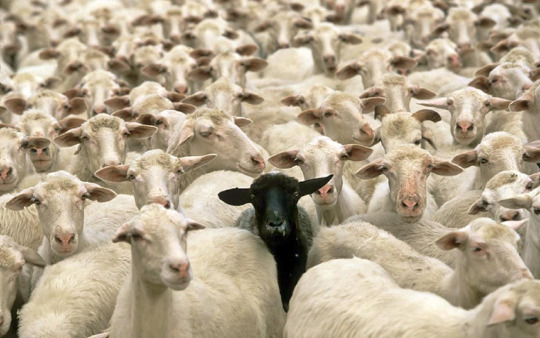
%> input picture Code/Anamoly/data/sheep.jpg, 540 x 338 px
$ octave --eval "gaussianPyramidAnomalyDet;"   (GNU Octave 9; MATLAB toolbox functions it lacks are replaced by stand-ins)
%> lines starting %> are read from the running program, lines starting %| are printed output that depends on the picture
### Code/Anamoly/diffusionAnomalyDetection.m
function [dmInds, detIm] = diffusionAnomalyDetection(inputs, configParams)
% this function perform anomaly detection at a single scale
% transforms image into patches ordered in column stack
% sets the samples to be used in construction of the diffusion map
% calculates the diffusion map and extends it to all pixels
% performs anomaly detection in the reduced dimensionality

if ~exist('inputs','var')
    disp('error: function needs inputs struct with fields im, image_name, path_name, dmInds');
    return;
else
    im                      = inputs.im;
    configParams.image_name = inputs.image_name;
    configParams.path_name  = inputs.path_name;
    dmInds                  = inputs.dmInds;
    clear inputs
end

% for controlled random input
s = RandStream('mt19937ar');
RandStream.setGlobalStream(s);

% sets defaults for parameters which were not set by calling function
configParams = setAnomalyDetParams(configParams);

%% extract overlapping square patches from image
% feature used is patches of image, if other feature is desirable replace
% this block of code
% X - matrix of size patchdim^2*num_patches, patches of the images organized as coloumns
if size(im,3) ~= 1
    %im = im2uint8(im);
    cform = makecform('srgb2lab');
    lab_im = applycform(im,cform);
    lab_im = lab2double(lab_im);
    X=[];
    for i = 1:3
        [Xi, topleftOrigin] = im2patch(lab_im(:,:,i), configParams.patchDim);
        X=[X;Xi];
    end
else
    [X, topleftOrigin] = im2patch(im, configParams.patchDim);
end
featuresLoc        = topleftOrigin + floor(configParams.patchDim/2); % return center of each patch
idxPatches = sub2ind([size(im,1) size(im,2)], featuresLoc(:,2), featuresLoc(:,1));
M                  = length(idxPatches); % M is number of patches

%% dimensionality reduction
% calculate size of diffusion map, restrict to maximum size of 5000 samples
if isempty(configParams.dmSizeRatio)
    if M < 1000
        dmSize = M;
    else
        dmSize = max(1000,min(round(M*0.1),5000));
    end
else
    dmSize = round(M*configParams.dmSizeRatio);
end
[temp, indsInX, indsInY] = intersect(idxPatches, dmInds);
dmInds = indsInX;
if length(dmInds) < dmSize
    % add random samples
    allInds = (1:M)';
    allInds = setdiff(allInds,dmInds);
    p = randperm(length(allInds));
    allInds = allInds( p(1:(dmSize - length(dmInds) )));
    dmInds  = sort([dmInds; allInds]);
elseif length(dmInds) > dmSize
    % decrease number of samples
    dmInds = dmInds(round(linspace(1,length(dmInds),dmSize)));
end

% Y is the subset gamma, samples from the image used to construct the
% diffusion map
Y = X(:,dmInds);
% calculate diffusion map for Y and extend to all of X
diffusion_mapX = getDiffusionMapWithExtend(X, Y, configParams);

%% anomaly detection
if configParams.useSaliency
    detectionVars.topleftOrigin = topleftOrigin;
else
    detectionVars = calcDetectVars(im, topleftOrigin,configParams.numPatchesinDim);

    % calculate scale parameter used in similarity measure based on random
    % pairs of distances in the reduced dimensionality
    n_compare = 2*min(1000, round(M/4));
    p = randperm(M);
    p = p(1:n_compare);
    d = zeros(1,n_compare/2);
    for i = 1:n_compare/2
        d(i) = sqrt(sum(diffusion_mapX(:,p(i)) - diffusion_mapX(:,p(n_compare/2+i))).^2);
    end
    % stdmult is a parameter that affects the detection results, can be fine-tuned manually...
    detectionVars.sigma = configParams.stdmult*std(d)^2;
end
detectionVars.useSaliency = configParams.useSaliency;
% display reconstructed image
[results] = anoDetection(detectionVars, diffusion_mapX);

%%
% plot results
figId = [];
if configParams.plotResults || configParams.saveResults
    displayResults(im, configParams, detectionVars, diffusion_mapX, dmInds, idxPatches, figId, results);
end

% determine suspicious samples, using 0.05 quantile of similairty measure
temp = zeros(size(im,1),size(im,2)); % binary image of suspicious samples
thresh = quantile(results.detection(:),0.95);
temp(idxPatches) = results.detection(:)>thresh;
dmInds = find(temp);
if configParams.saveResults
    filename = [configParams.path_name configParams.image_name 'suspicious.png'];
    imwrite(temp, filename);
end

detIm = nan(size(im,1),size(im,2));
detIm(idxPatches) = results.detection(:);

return;

% [20 lines left out: function setAnomalyDetParams, not called in this run]

### Code/Anamoly/gaussianPyramidAnomalyDet.m
function gaussianPyramidAnomalyDet(im, path_name, image_name, saveRes, testFullSS, testSS)
% this function is the main function for multiscale anomaly detection
% calculates the Gaussian Pyramid
% sets the different parameters for detection at each level
% upscale the suspicious pixel to scale of next level
% outputs final detection score

close all
if ~exist('im','var')
    im  = im2double(imread('./Master_Thesis/Code/Anamoly/data/sheep.jpg'));
end
if ~exist('path_name','var')
    path_name  = './Master_Thesis/Code/Anamoly/output_sheep/';
end
if ~exist('image_name','var')
    image_name  = 'sheep';
end
if ~exist('saveRes','var')
    saveRes  = true;
end
if ~exist('testFullSS','var')
    testFullSS  = false;
end
if ~exist('testSS','var')
    testSS  = false;
end

im = im2double(im);
% simple preprocessing
maxval = max(im(:));
%> maxval = 1
minval = min(im(:));
%> minval = 0
im     = (im - minval) / (maxval - minval);
filename = [path_name image_name '.jpg'];
imwrite(im, filename);

%% initialize configuration parameters
if ~testSS
    maxPyrLevel = 3; % number of levels in pyramid
    dmSizeRatio = [0.1 1/3 0.5]; % sampling ratio for diffusion map at each level of the pyramid
else
    maxPyrLevel = 1; % number of levels in pyramid
    dmSizeRatio = 0.2; % sampling ratio for diffusion map at each level of the pyramid
end
configParams.saveResults     = saveRes; % save output figures and images to path_name directory
configParams.plotResults     = false; % plot intermiediate results
configParams.verbose         = false; % display waitbars and messages
configParams.kNN             = 16;   % number of nearest neighbors used in calculation of affinity matrix
configParams.self_tune       = 7;    % index of neighbor used for self-tuning
configParams.fullPatchDim    = 8;    % size of patch at full-size level of the pyramid
configParams.testFullSS      = testFullSS; % single scale version, no sampling - all pixels are used
configParams.useSaliency     = true;
dmInds = []; % initiliaze empty array of diffusion map indices

if configParams.saveResults
    cmap = colormap(jet(256));
    colormap('default');
end

%%
if configParams.testFullSS
    maxPyrLevel = 1; % number of levels in pyramid
    dmSizeRatio = 1; % sampling ratio for diffusion map at each level of the pyramid
end
%% build gaussian pyramid
pyr(1).im = im;
for pyrLevel = 2:maxPyrLevel
    pyr(pyrLevel).im = impyramid(pyr(pyrLevel-1).im, 'reduce');
end
%> after the loop, pyr = 3 items

%%
% go over pyramid levels, from coarse to fine
for pyrLevel = maxPyrLevel:-1:1

    if configParams.plotResults
        figure;imshow(pyr(pyrLevel).im);
        title(['Image, pyramid level = ' num2str(pyrLevel)] )
    end
    % set parameters specific to pyramid level
    configParams.patchDim        = floor(configParams.fullPatchDim/pyrLevel); % patch is of sie patchDim^2
    configParams.maxInd          = min(configParams.patchDim^2, 7); % maximum number of eigenvalues to consider for DM
    configParams.numPatchesinDim = round(20/pyrLevel); % size of neighborhood to look for anomaly
    configParams.dmSizeRatio     = dmSizeRatio(pyrLevel);
    configParams.stdmult = 20;

    image_name_pyr = [image_name '_pyr_' num2str(pyrLevel)];

    inputs.im                   = pyr(pyrLevel).im;
    inputs.image_name           = image_name_pyr;
    inputs.path_name            = path_name;
    inputs.dmInds               = dmInds;

    [dmInds, pyr(pyrLevel).detIm ] = ...
        diffusionAnomalyDetection(inputs, configParams);

    if configParams.saveResults
        filename = [path_name image_name_pyr 'detect.png'];
        temp     = pyr(pyrLevel).detIm;
        temp(isnan(temp)) = 0;
        temp     = im2uint8(temp);
        imwrite(temp, cmap, filename);
    end

    if pyrLevel > 1
        % upscale the suspicious sample locations to size of next pyramid level
        [r, c] = ind2sub([size(pyr(pyrLevel).im,1) size(pyr(pyrLevel).im,2)],dmInds);
        r = [r*2 - 1 ; r*2     ; r*2 - 1; r*2 ];
        c = [c*2 - 1 ; c*2 - 1 ; c*2    ; c*2 ];
        invalid_inds = r>size(pyr(pyrLevel-1).im,1) | c>size(pyr(pyrLevel-1).im,2);
        r(invalid_inds) = [];
        c(invalid_inds) = [];
        dmInds = sub2ind([size(pyr(pyrLevel-1).im,1) size(pyr(pyrLevel-1).im,2)],r, c);
    end
end
%> this loop made 1 pass
%> pass 1, in gaussianPyramidAnomalyDet, `inputs.im                   = pyr(pyrLevel).im;`:
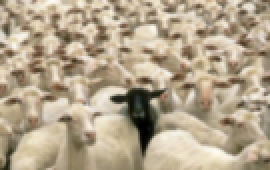
%> inputs.im: size 85x135x3 double (shown 2 times larger); mean R, G, B 0.705, 0.647, 0.553
%> the run ends on the next line

% prepare smoothed anomaly score image of final level
confidence = pyr(1).detIm;
smoothedConfidence = confidence;
smoothedConfidence(confidence < 0.3) = 0; % trim low scores, then smooth
smoothedConfidence = imfilter(smoothedConfidence, fspecial('average',3));

if configParams.saveResults
    filename = [path_name image_name '_smoothConf.png'];
    smoothedConfidence(isnan(smoothedConfidence)) = 0;
    imwrite(im2uint8(smoothedConfidence), cmap, filename);
end

if configParams.plotResults
    figure;
    subplot(121)
    imshow(confidence,[0 1]);
    title('Raw Anomaly score')
    subplot(122)
    imshow(smoothedConfidence,[]);
    colormap jet
    title('Smoothed Anomaly score')
    if configParams.saveResults
        filename = [path_name image_name '_GaussPyrConf.png'];
        saveas(gcf,filename) ;
    end

    figure;
    for pyrLevel = maxPyrLevel : -1 : 1
        subplot(1,maxPyrLevel,maxPyrLevel-pyrLevel+1);
        imshow(pyr(pyrLevel).detIm,[]);
        title(['Anomaly scores, l=' num2str(pyrLevel)]);
    end
    colormap jet

    if configParams.saveResults
        filename = [path_name image_name '_GPyrDetIm.png'];
        saveas(gcf,filename) ;
    end

end

return;

$ run again, with Code/Anamoly/data/duck.jpg copied over Code/Anamoly/data/sheep.jpg
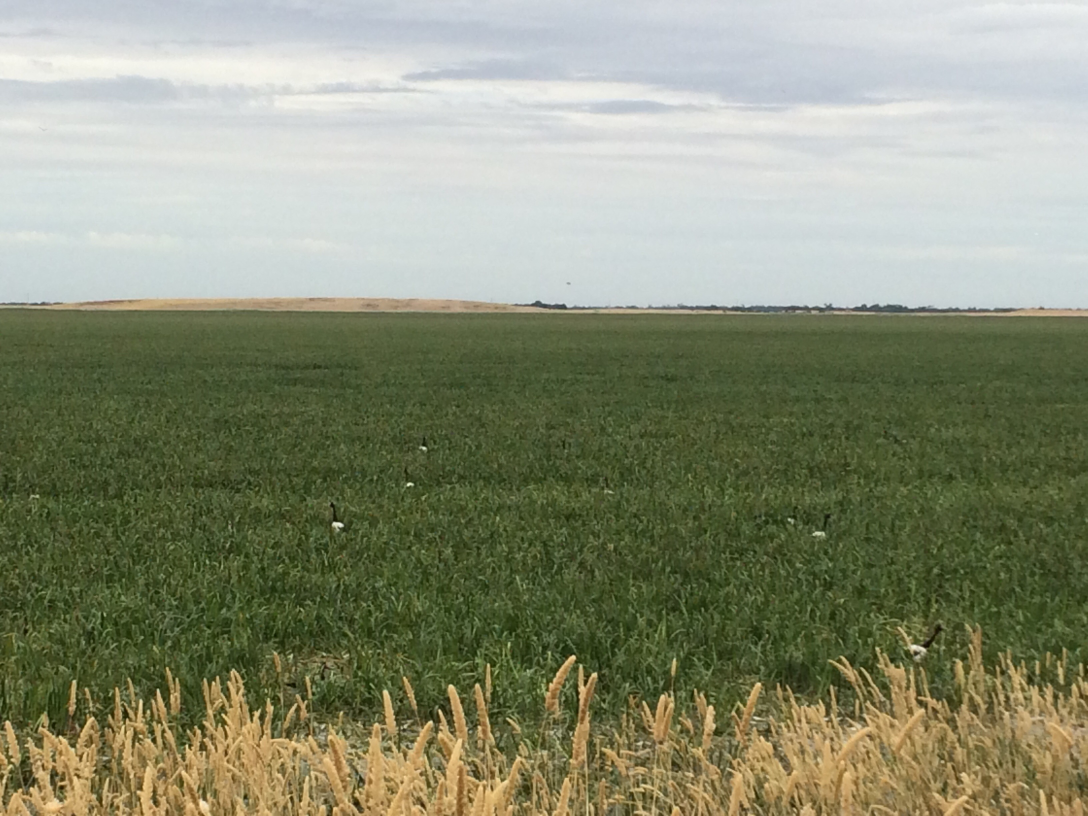
%> input picture Code/Anamoly/data/duck.jpg, 3264 x 2448 px (shown at 1/3 size)
%> maxval = 1
%> minval = 0
%> after the loop in gaussianPyramidAnomalyDet, `for pyrLevel = 2:maxPyrLevel`: pyr = 3 items
%> the loop in gaussianPyramidAnomalyDet, `for pyrLevel = maxPyrLevel:-1:1` made 1 pass
%> pass 1, in gaussianPyramidAnomalyDet, `inputs.im                   = pyr(pyrLevel).im;`:
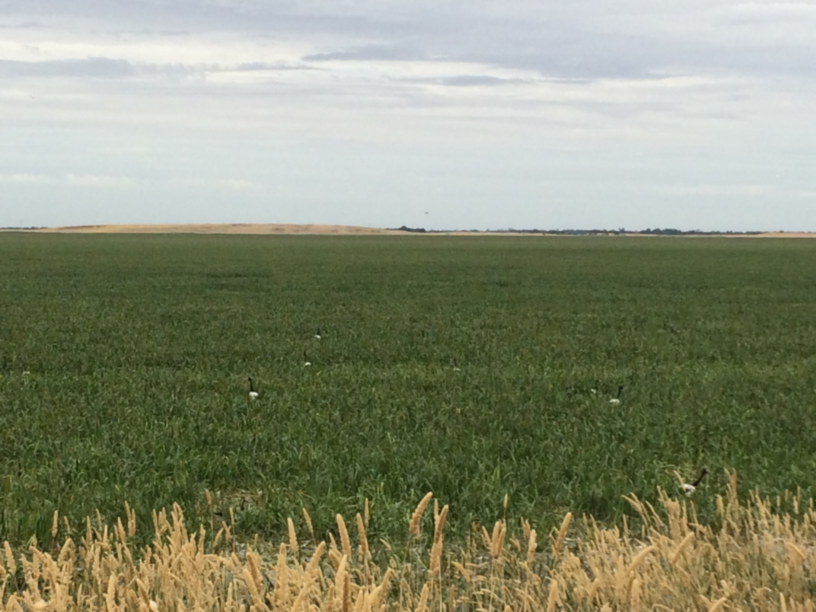
%> inputs.im: size 612x816x3 double; mean R, G, B 0.539, 0.557, 0.46
